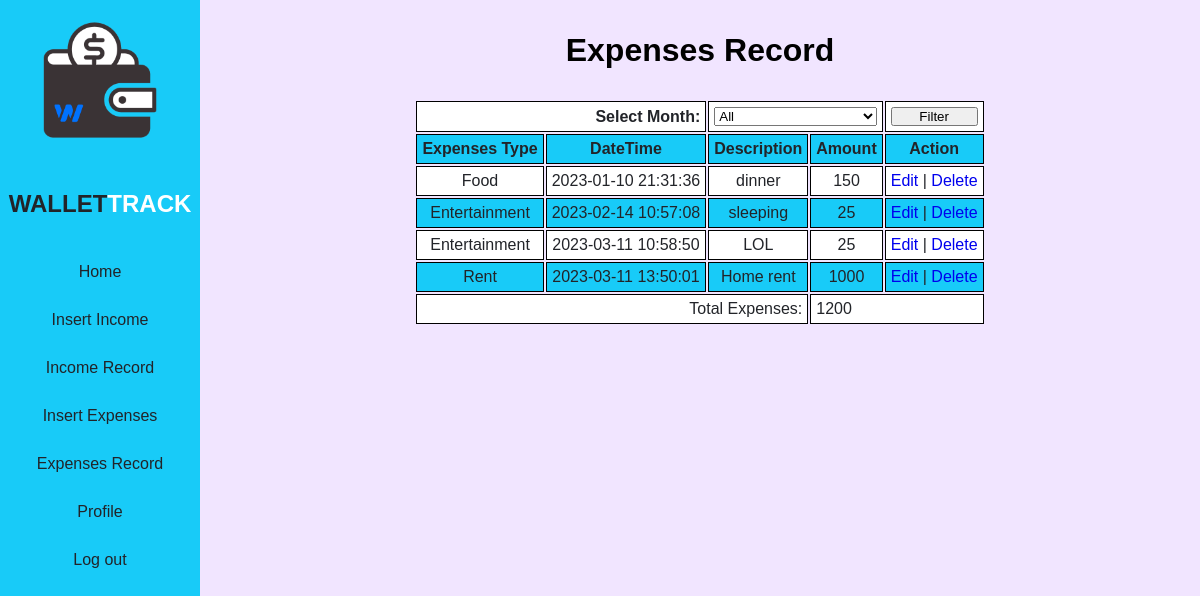
The app's page /wallettrack/ExpensesRecordPage.php (signed in) with its own data.
### tables this page shows
CREATE TABLE `expenses_table` (
  `ExpensesID` int(50) NOT NULL,
  `Expenses_Type` varchar(255) NOT NULL,
  `Amount` int(255) NOT NULL,
  `DateTime` datetime NOT NULL,
  `Description` varchar(255) NOT NULL,
  `UserID` int(255) NOT NULL
);

### wallettrack/ExpensesRecordPage.php (the view, shortened to what this page needs)
<?php
    include 'DBConnection.php';
    $userID = $_SESSION['ID'];
    if(isset($_GET['month'])) {
        $month = $_GET['month'];
        if($month == "all"){
            $query = "SELECT * FROM `expenses_table` WHERE `UserID` = '$userID'";
            $Expenses = "SELECT SUM(Amount) as Total_EAmount FROM expenses_table WHERE UserID = '$userID'";
        }else{
            $query = "SELECT * FROM `expenses_table` WHERE `UserID` = '$userID' AND MONTH(`DateTime`) = '$month'";
            $Expenses = "SELECT SUM(Amount) as Total_EAmount FROM expenses_table WHERE MONTH(DateTime) = '$month'  AND UserID = '$userID'";
        }
    } else{
        $query = "SELECT * FROM `expenses_table` WHERE `UserID` = '$userID'";
        $Expenses = "SELECT SUM(Amount) as Total_EAmount FROM expenses_table WHERE UserID = '$userID'";
    }
    $result = mysqli_query($conn,$query);
    $total_E = mysqli_query($conn, $Expenses);
    $total_Erow = mysqli_fetch_assoc($total_E );
    $total_Eamount = $total_Erow['Total_EAmount'];
?>
<!DOCTYPE html>
<html lang="en">
<head>
    <link rel="stylesheet" href="Expense.css">
</head>
<body>
    <div class="wrapper">
        <div class="sidebar">
            <img src="WTS.png">
            <h2>Wallet<span>Track</span></h2>
            <ul>
                <li><a href="HP.php">Home</a></li>
                <li><a href="InsertIncomePage.php">Insert Income</a></li>
                <li><a href="IncomeRecordPage.php">Income Record</a></li>
                <li><a href="InsertExpensesPage.php">Insert Expenses</a></li>
                <li><a href="ExpensesRecordPage.php">Expenses Record</a></li>
                <li><a href="Profile.php">Profile</a></li>
                <li><a href="Logout.php">Log out</a></li>
            </ul>
	    </div>
    </div>
    <div class="left">
        <h1>Expenses Record</h1>
        <table class="ExpenseRecord">
            <tr>
                <form action="ExpensesRecordPage.php" method="get" id="">
                    <th colspan="2" style="text-align: end;"><label for="month">Select Month:</label></th>
                    <th colspan="2"><select name="month" id="month">
                        <?php if (isset($_GET['month'])) { ?>
                        <option value="all" <?php if(empty($month)) echo "selected" ?>>All</option>
                        <option value="01" <?php if($month=="01") echo "selected" ?>>January</option>
                        <option value="02" <?php if($month=="02") echo "selected" ?>>February</option>
                        <option value="03" <?php if($month=="03") echo "selected" ?>>March</option>
                        <option value="04" <?php if($month=="04") echo "selected" ?>>April</option>
                        <option value="05" <?php if($month=="05") echo "selected" ?>>May</option>
                        <option value="06" <?php if($month=="06") echo "selected" ?>>June</option>
                        <option value="07" <?php if($month=="07") echo "selected" ?>>July</option>
                        <option value="08" <?php if($month=="08") echo "selected" ?>>August</option>
                        <option value="09" <?php if($month=="09") echo "selected" ?>>September</option>
                        <option value="10" <?php if($month=="10") echo "selected" ?>>October</option>
                        <option value="11" <?php if($month=="11") echo "selected" ?>>November</option>
                        <option value="12" <?php if($month=="12") echo "selected" ?>>December</option>
                    <?php } else { ?>
                        <option value="all">All</option>
                    <?php } ?>
                    </select></th>
                    <th><button type="submit">Filter</button></th>
                </form>
            </tr>
            <tr>
                <th>Expenses Type</th>
                <th>DateTime</th>
                <th>Description</th>
                <th>Amount</th>
                <th>Action</th>
            </tr>
            <?php while($row = mysqli_fetch_assoc($result)){?>
                <tr>
                    <td><?php echo $row['Expenses_Type'] ;?></td>
                    <td><?php echo $row['DateTime'] ;?></td>
                    <td><?php echo $row['Description'] ;?></td>
                    <td><?php echo $row['Amount'] ;?></td>
                    <td>
                        <a href = "EditExpenses.php?id=<?php echo $row['ExpensesID'];?>">Edit</a> |
                        <a href = "DeleteExpenses.php?id=<?php echo $row['ExpensesID'];?>">Delete</a>
                    </td>
                </tr>
            <?php } ?>
            <tr>
                <td colspan="3" style="text-align: end;">Total Expenses:</td>
                <td colspan="2" style="text-align: start;"> <?php echo $total_Eamount; ?></td>
            </tr>
        </table>
    </div>
</body>
</html>

### wallettrack/Expense.css (style rules this page uses)
:root { --c1:#18cbf8; --c2:#fff; --c3:#222429; --c4:#df5d9a; --c5:#0c08f1; }
* { margin: 0; padding: 0; box-sizing: border-box; list-style: none; text-decoration: none; font-family: "Poppins", sans-serif; }
body { background: #f1e5ff; }
input, select, textarea, button { width: 100%; }
.sidebar img { display: block; margin-left: auto; margin-right: auto; width: 80%; }
.sidebar h2 span { color:var(--c2); }
.wrapper { text-align: center; display: flex; position: relative; z-index: 10; }
.wrapper .sidebar { width: 200px; height: 100%; background: var(--c1); position: fixed; }
.wrapper .sidebar h2 { color: var(--c3); text-transform: uppercase; text-align: center; margin-bottom: 30px; margin-top: 30px; }
.wrapper .sidebar ul li { padding: 15px; }
.wrapper .sidebar ul li a { color: var(--c3); display: block; }
.left { margin-left: 200px; }
.left h1 { padding-top: 2rem; text-align: center; }
.ExpenseRecord { padding-top: 30px; display: flex; gap: 20rem; justify-content: center; white-space: nowrap; }
.ExpenseRecord td,.ExpenseRecord th { padding: 5px; border: 1px solid black; text-align: center; }
.ExpenseRecord tr:nth-child(even) { background-color:var(--c1); color: var(--c3); }
.ExpenseRecord tr:nth-child(odd) { background-color:var(--c2); color: var(--c3); }

### records on screen
expenses_table: Expenses_Type "Food", DateTime "2023-01-10 21:31:36", Description "dinner", Amount "150"
expenses_table: Expenses_Type "Entertainment", DateTime "2023-02-14 10:57:08", Description "sleeping", Amount "25"
expenses_table: Expenses_Type "Entertainment", DateTime "2023-03-11 10:58:50", Description "LOL", Amount "25"
expenses_table: Expenses_Type "Rent", DateTime "2023-03-11 13:50:01", Description "Home rent", Amount "1000"

### other values on screen
$total_Eamount "1200"
